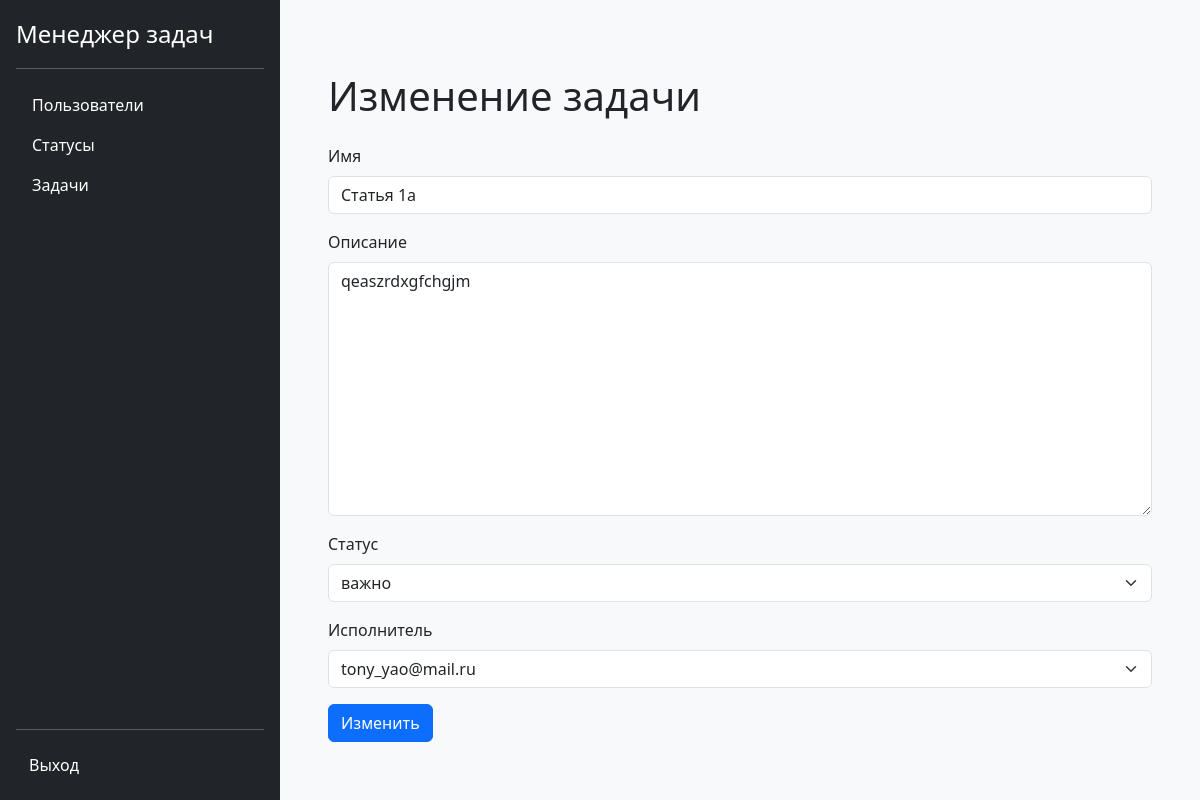
Screenshot of /tasks/3/update/ (signed in) with the database file from the repository.
### tasks/models.py (models this page shows, shortened)
class Task(models.Model):
    name = models.CharField(
        _('Имя'),
        max_length=150,
        unique=True
        )
    description = models.TextField(_('Описание'), blank=True)
    status = models.ForeignKey(
        Status, on_delete=models.PROTECT,
        verbose_name=_('Статус')
        )
    author = models.ForeignKey(
        User, on_delete=models.PROTECT,
        related_name='created_tasks',
        verbose_name=_('Автор')
        )
    executor = models.ForeignKey(
        User, on_delete=models.PROTECT,
        related_name='excepted_tasks',
        null=True,
        verbose_name=_('Исполнитель'))
    created_at = models.DateTimeField(auto_now_add=True)

### statuses/models.py (models this page shows)
class Status(models.Model):
    name = models.CharField(_('Имя'), max_length=100, unique=True)
    created_at = models.DateTimeField(auto_now_add=True)
    def __str__(self):
        return self.name

### tasks/views.py (the view)
# urls.py: path('<int:pk>/update/', views.TaskUpdateView.as_view(),name='task_update'),
class TaskUpdateView(LoginRequiredMixin, SuccessMessageMixin, UpdateView):
    model = Task
    fields = ['name', 'description', 'status', 'executor']
    template_name = 'tasks/update.html'
    success_url = reverse_lazy('tasks')
    success_message =_('Задача успешно изменена')

### tasks/templates/tasks/update.html (shortened to what this page needs)
{% extends "base.html" %}
{% load i18n %}
{% load django_bootstrap5 %}
{% block content %}
<h1 class="my-4">{% translate "Изменение задачи" %}</h1>
<form method="post">
    {% bootstrap_form form %}
    <button type="submit" class="btn btn-primary">{% translate "Изменить" %}</button>
</form>
{% endblock %}

### rows the page displays
Task: name "Статья 1а", description "qeaszrdxgfchgjm", status "важно", executor "tony_yao@mail.ru"
